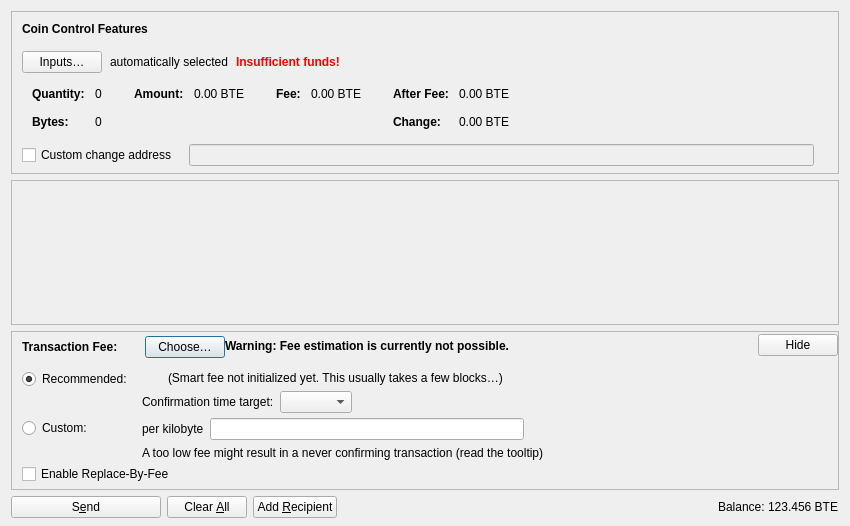
<?xml version="1.0" encoding="UTF-8"?>
<ui version="4.0">
 <class>SendCoinsDialog</class>
 <widget class="QDialog" name="SendCoinsDialog">
  <property name="geometry">
   <rect>
    <x>0</x>
    <y>0</y>
    <width>850</width>
    <height>526</height>
   </rect>
  </property>
  <property name="windowTitle">
   <string>Send Coins</string>
  </property>
  <layout class="QVBoxLayout" name="verticalLayout" stretch="0,1,0,0">
   <property name="bottomMargin">
    <number>8</number>
   </property>
   <item>
    <widget class="QFrame" name="frameCoinControl">
     <property name="sizePolicy">
      <sizepolicy hsizetype="Expanding" vsizetype="Expanding">
       <horstretch>0</horstretch>
       <verstretch>0</verstretch>
      </sizepolicy>
     </property>
     <property name="maximumSize">
      <size>
       <width>16777215</width>
       <height>16777215</height>
      </size>
     </property>
     <property name="frameShape">
      <enum>QFrame::StyledPanel</enum>
     </property>
     <property name="frameShadow">
      <enum>QFrame::Sunken</enum>
     </property>
     <layout class="QVBoxLayout" name="verticalLayoutCoinControl2">
      <property name="spacing">
       <number>0</number>
      </property>
      <property name="leftMargin">
       <number>0</number>
      </property>
      <property name="topMargin">
       <number>0</number>
      </property>
      <property name="rightMargin">
       <number>0</number>
      </property>
      <property name="bottomMargin">
       <number>6</number>
      </property>
      <item>
       <layout class="QVBoxLayout" name="verticalLayoutCoinControl" stretch="0,0,0,0,1">
        <property name="spacing">
         <number>0</number>
        </property>
        <property name="leftMargin">
         <number>10</number>
        </property>
        <property name="topMargin">
         <number>10</number>
        </property>
        <item>
         <layout class="QHBoxLayout" name="horizontalLayoutCoinControl1">
          <property name="bottomMargin">
           <number>15</number>
          </property>
          <item>
           <widget class="QLabel" name="labelCoinControlFeatures">
            <property name="sizePolicy">
             <sizepolicy hsizetype="Preferred" vsizetype="Maximum">
              <horstretch>0</horstretch>
              <verstretch>0</verstretch>
             </sizepolicy>
            </property>
            <property name="font">
             <font>
              <weight>75</weight>
              <bold>true</bold>
             </font>
            </property>
            <property name="styleSheet">
             <string notr="true">font-weight:bold;</string>
            </property>
            <property name="text">
             <string>Coin Control Features</string>
            </property>
           </widget>
          </item>
         </layout>
        </item>
        <item>
         <layout class="QHBoxLayout" name="horizontalLayoutCoinControl2" stretch="0,0,0,0">
          <property name="spacing">
           <number>8</number>
          </property>
          <property name="bottomMargin">
           <number>10</number>
          </property>
          <item>
           <widget class="QPushButton" name="pushButtonCoinControl">
            <property name="styleSheet">
             <string notr="true"/>
            </property>
            <property name="text">
             <string>Inputs…</string>
            </property>
            <property name="autoDefault">
             <bool>false</bool>
            </property>
           </widget>
          </item>
          <item>
           <widget class="QLabel" name="labelCoinControlAutomaticallySelected">
            <property name="text">
             <string>automatically selected</string>
            </property>
            <property name="margin">
             <number>5</number>
            </property>
           </widget>
          </item>
          <item>
           <widget class="QLabel" name="labelCoinControlInsuffFunds">
            <property name="font">
             <font>
              <weight>75</weight>
              <bold>true</bold>
             </font>
            </property>
            <property name="styleSheet">
             <string notr="true">color:red;font-weight:bold;</string>
            </property>
            <property name="text">
             <string>Insufficient funds!</string>
            </property>
            <property name="margin">
             <number>5</number>
            </property>
           </widget>
          </item>
          <item>
           <spacer name="horizontalSpacerCoinControl">
            <property name="orientation">
             <enum>Qt::Horizontal</enum>
            </property>
            <property name="sizeHint" stdset="0">
             <size>
              <width>40</width>
              <height>1</height>
             </size>
            </property>
           </spacer>
          </item>
         </layout>
        </item>
        <item>
         <widget class="QWidget" name="widgetCoinControl" native="true">
          <property name="sizePolicy">
           <sizepolicy hsizetype="Preferred" vsizetype="Preferred">
            <horstretch>0</horstretch>
            <verstretch>0</verstretch>
           </sizepolicy>
          </property>
          <property name="minimumSize">
           <size>
            <width>0</width>
            <height>0</height>
           </size>
          </property>
          <property name="styleSheet">
           <string notr="true"/>
          </property>
          <layout class="QHBoxLayout" name="horizontalLayoutCoinControl5">
           <property name="leftMargin">
            <number>0</number>
           </property>
           <property name="topMargin">
            <number>0</number>
           </property>
           <property name="rightMargin">
            <number>0</number>
           </property>
           <property name="bottomMargin">
            <number>0</number>
           </property>
           <item>
            <layout class="QHBoxLayout" name="horizontalLayoutCoinControl3" stretch="0,0,0,1">
             <property name="spacing">
              <number>20</number>
             </property>
             <property name="topMargin">
              <number>0</number>
             </property>
             <property name="bottomMargin">
              <number>10</number>
             </property>
             <item>
              <layout class="QFormLayout" name="formLayoutCoinControl1">
               <property name="labelAlignment">
                <set>Qt::AlignLeft|Qt::AlignVCenter</set>
               </property>
               <property name="horizontalSpacing">
                <number>10</number>
               </property>
               <property name="verticalSpacing">
                <number>14</number>
               </property>
               <property name="leftMargin">
                <number>10</number>
               </property>
               <property name="topMargin">
                <number>4</number>
               </property>
               <property name="rightMargin">
                <number>6</number>
               </property>
               <item row="0" column="0">
                <widget class="QLabel" name="labelCoinControlQuantityText">
                 <property name="font">
                  <font>
                   <weight>75</weight>
                   <bold>true</bold>
                  </font>
                 </property>
                 <property name="text">
                  <string>Quantity:</string>
                 </property>
                 <property name="margin">
                  <number>0</number>
                 </property>
                </widget>
               </item>
               <item row="0" column="1">
                <widget class="QLabel" name="labelCoinControlQuantity">
                 <property name="cursor">
                  <cursorShape>IBeamCursor</cursorShape>
                 </property>
                 <property name="contextMenuPolicy">
                  <enum>Qt::ActionsContextMenu</enum>
                 </property>
                 <property name="text">
                  <string notr="true">0</string>
                 </property>
                 <property name="margin">
                  <number>0</number>
                 </property>
                 <property name="textInteractionFlags">
                  <set>Qt::LinksAccessibleByMouse|Qt::TextSelectableByKeyboard|Qt::TextSelectableByMouse</set>
                 </property>
                </widget>
               </item>
               <item row="1" column="0">
                <widget class="QLabel" name="labelCoinControlBytesText">
                 <property name="font">
                  <font>
                   <weight>75</weight>
                   <bold>true</bold>
                  </font>
                 </property>
                 <property name="text">
                  <string>Bytes:</string>
                 </property>
                </widget>
               </item>
               <item row="1" column="1">
                <widget class="QLabel" name="labelCoinControlBytes">
                 <property name="cursor">
                  <cursorShape>IBeamCursor</cursorShape>
                 </property>
                 <property name="contextMenuPolicy">
                  <enum>Qt::ActionsContextMenu</enum>
                 </property>
                 <property name="text">
                  <string notr="true">0</string>
                 </property>
                 <property name="textInteractionFlags">
                  <set>Qt::LinksAccessibleByMouse|Qt::TextSelectableByKeyboard|Qt::TextSelectableByMouse</set>
                 </property>
                </widget>
               </item>
              </layout>
             </item>
             <item>
              <layout class="QFormLayout" name="formLayoutCoinControl2">
               <property name="horizontalSpacing">
                <number>10</number>
               </property>
               <property name="verticalSpacing">
                <number>14</number>
               </property>
               <property name="leftMargin">
                <number>6</number>
               </property>
               <property name="topMargin">
                <number>4</number>
               </property>
               <property name="rightMargin">
                <number>6</number>
               </property>
               <item row="0" column="0">
                <widget class="QLabel" name="labelCoinControlAmountText">
                 <property name="font">
                  <font>
                   <weight>75</weight>
                   <bold>true</bold>
                  </font>
                 </property>
                 <property name="text">
                  <string>Amount:</string>
                 </property>
                 <property name="margin">
                  <number>0</number>
                 </property>
                </widget>
               </item>
               <item row="0" column="1">
                <widget class="QLabel" name="labelCoinControlAmount">
                 <property name="cursor">
                  <cursorShape>IBeamCursor</cursorShape>
                 </property>
                 <property name="contextMenuPolicy">
                  <enum>Qt::ActionsContextMenu</enum>
                 </property>
                 <property name="text">
                  <string notr="true">0.00 BTE</string>
                 </property>
                 <property name="textInteractionFlags">
                  <set>Qt::LinksAccessibleByMouse|Qt::TextSelectableByKeyboard|Qt::TextSelectableByMouse</set>
                 </property>
                </widget>
               </item>
              </layout>
             </item>
             <item>
              <layout class="QFormLayout" name="formLayoutCoinControl3">
               <property name="horizontalSpacing">
                <number>10</number>
               </property>
               <property name="verticalSpacing">
                <number>14</number>
               </property>
               <property name="leftMargin">
                <number>6</number>
               </property>
               <property name="topMargin">
                <number>4</number>
               </property>
               <property name="rightMargin">
                <number>6</number>
               </property>
               <item row="0" column="0">
                <widget class="QLabel" name="labelCoinControlFeeText">
                 <property name="font">
                  <font>
                   <weight>75</weight>
                   <bold>true</bold>
                  </font>
                 </property>
                 <property name="text">
                  <string>Fee:</string>
                 </property>
                 <property name="margin">
                  <number>0</number>
                 </property>
                </widget>
               </item>
               <item row="0" column="1">
                <widget class="QLabel" name="labelCoinControlFee">
                 <property name="cursor">
                  <cursorShape>IBeamCursor</cursorShape>
                 </property>
                 <property name="contextMenuPolicy">
                  <enum>Qt::ActionsContextMenu</enum>
                 </property>
                 <property name="text">
                  <string notr="true">0.00 BTE</string>
                 </property>
                 <property name="textInteractionFlags">
                  <set>Qt::LinksAccessibleByMouse|Qt::TextSelectableByKeyboard|Qt::TextSelectableByMouse</set>
                 </property>
                </widget>
               </item>
              </layout>
             </item>
             <item>
              <layout class="QFormLayout" name="formLayoutCoinControl4">
               <property name="labelAlignment">
                <set>Qt::AlignLeft|Qt::AlignVCenter</set>
               </property>
               <property name="horizontalSpacing">
                <number>10</number>
               </property>
               <property name="verticalSpacing">
                <number>14</number>
               </property>
               <property name="leftMargin">
                <number>6</number>
               </property>
               <property name="topMargin">
                <number>4</number>
               </property>
               <property name="rightMargin">
                <number>6</number>
               </property>
               <item row="0" column="0">
                <widget class="QLabel" name="labelCoinControlAfterFeeText">
                 <property name="font">
                  <font>
                   <weight>75</weight>
                   <bold>true</bold>
                  </font>
                 </property>
                 <property name="text">
                  <string>After Fee:</string>
                 </property>
                 <property name="margin">
                  <number>0</number>
                 </property>
                </widget>
               </item>
               <item row="0" column="1">
                <widget class="QLabel" name="labelCoinControlAfterFee">
                 <property name="cursor">
                  <cursorShape>IBeamCursor</cursorShape>
                 </property>
                 <property name="contextMenuPolicy">
                  <enum>Qt::ActionsContextMenu</enum>
                 </property>
                 <property name="text">
                  <string notr="true">0.00 BTE</string>
                 </property>
                 <property name="textInteractionFlags">
                  <set>Qt::LinksAccessibleByMouse|Qt::TextSelectableByKeyboard|Qt::TextSelectableByMouse</set>
                 </property>
                </widget>
               </item>
               <item row="1" column="0">
                <widget class="QLabel" name="labelCoinControlChangeText">
                 <property name="font">
                  <font>
                   <weight>75</weight>
                   <bold>true</bold>
                  </font>
                 </property>
                 <property name="text">
                  <string>Change:</string>
                 </property>
                </widget>
               </item>
               <item row="1" column="1">
                <widget class="QLabel" name="labelCoinControlChange">
                 <property name="cursor">
                  <cursorShape>IBeamCursor</cursorShape>
                 </property>
                 <property name="contextMenuPolicy">
                  <enum>Qt::ActionsContextMenu</enum>
                 </property>
                 <property name="text">
                  <string notr="true">0.00 BTE</string>
                 </property>
                 <property name="textInteractionFlags">
                  <set>Qt::LinksAccessibleByMouse|Qt::TextSelectableByKeyboard|Qt::TextSelectableByMouse</set>
                 </property>
                </widget>
               </item>
              </layout>
             </item>
            </layout>
           </item>
          </layout>
         </widget>
        </item>
        <item>
         <layout class="QHBoxLayout" name="horizontalLayoutCoinControl4" stretch="0,0,0">
          <property name="spacing">
           <number>12</number>
          </property>
          <property name="sizeConstraint">
           <enum>QLayout::SetDefaultConstraint</enum>
          </property>
          <property name="topMargin">
           <number>5</number>
          </property>
          <property name="rightMargin">
           <number>5</number>
          </property>
          <item>
           <widget class="QCheckBox" name="checkBoxCoinControlChange">
            <property name="toolTip">
             <string>If this is activated, but the change address is empty or invalid, change will be sent to a newly generated address.</string>
            </property>
            <property name="text">
             <string>Custom change address</string>
            </property>
           </widget>
          </item>
          <item>
           <widget class="QValidatedLineEdit" name="lineEditCoinControlChange">
            <property name="enabled">
             <bool>false</bool>
            </property>
            <property name="sizePolicy">
             <sizepolicy hsizetype="Expanding" vsizetype="Fixed">
              <horstretch>0</horstretch>
              <verstretch>0</verstretch>
             </sizepolicy>
            </property>
           </widget>
          </item>
          <item>
           <widget class="QLabel" name="labelCoinControlChangeLabel">
            <property name="sizePolicy">
             <sizepolicy hsizetype="Preferred" vsizetype="Expanding">
              <horstretch>0</horstretch>
              <verstretch>0</verstretch>
             </sizepolicy>
            </property>
            <property name="minimumSize">
             <size>
              <width>0</width>
              <height>0</height>
             </size>
            </property>
            <property name="text">
             <string/>
            </property>
            <property name="margin">
             <number>3</number>
            </property>
           </widget>
          </item>
         </layout>
        </item>
        <item>
         <spacer name="verticalSpacerCoinControl">
          <property name="orientation">
           <enum>Qt::Vertical</enum>
          </property>
          <property name="sizeHint" stdset="0">
           <size>
            <width>800</width>
            <height>1</height>
           </size>
          </property>
         </spacer>
        </item>
       </layout>
      </item>
     </layout>
    </widget>
   </item>
   <item>
    <widget class="QScrollArea" name="scrollArea">
     <property name="widgetResizable">
      <bool>true</bool>
     </property>
     <widget class="QWidget" name="scrollAreaWidgetContents">
      <property name="geometry">
       <rect>
        <x>0</x>
        <y>0</y>
        <width>830</width>
        <height>104</height>
       </rect>
      </property>
      <layout class="QVBoxLayout" name="verticalLayout_2" stretch="0,1">
       <property name="leftMargin">
        <number>0</number>
       </property>
       <property name="topMargin">
        <number>0</number>
       </property>
       <property name="rightMargin">
        <number>0</number>
       </property>
       <property name="bottomMargin">
        <number>0</number>
       </property>
       <item>
        <layout class="QVBoxLayout" name="entries">
         <property name="spacing">
          <number>6</number>
         </property>
        </layout>
       </item>
       <item>
        <spacer name="verticalSpacer">
         <property name="orientation">
          <enum>Qt::Vertical</enum>
         </property>
         <property name="sizeHint" stdset="0">
          <size>
           <width>20</width>
           <height>40</height>
          </size>
         </property>
        </spacer>
       </item>
      </layout>
     </widget>
    </widget>
   </item>
   <item>
    <widget class="QFrame" name="frameFee">
     <property name="sizePolicy">
      <sizepolicy hsizetype="Expanding" vsizetype="Expanding">
       <horstretch>0</horstretch>
       <verstretch>0</verstretch>
      </sizepolicy>
     </property>
     <property name="maximumSize">
      <size>
       <width>16777215</width>
       <height>16777215</height>
      </size>
     </property>
     <property name="frameShape">
      <enum>QFrame::StyledPanel</enum>
     </property>
     <property name="frameShadow">
      <enum>QFrame::Sunken</enum>
     </property>
     <layout class="QVBoxLayout" name="verticalLayoutFee1">
      <property name="spacing">
       <number>0</number>
      </property>
      <property name="leftMargin">
       <number>0</number>
      </property>
      <property name="topMargin">
       <number>0</number>
      </property>
      <property name="rightMargin">
       <number>0</number>
      </property>
      <property name="bottomMargin">
       <number>0</number>
      </property>
      <item>
       <layout class="QVBoxLayout" name="verticalLayoutFee2" stretch="0,0,0">
        <property name="spacing">
         <number>0</number>
        </property>
        <property name="leftMargin">
         <number>10</number>
        </property>
        <property name="topMargin">
         <number>0</number>
        </property>
        <item>
         <layout class="QHBoxLayout" name="horizontalLayoutFee1">
          <property name="bottomMargin">
           <number>0</number>
          </property>
          <item>
           <layout class="QVBoxLayout" name="verticalLayoutFee7">
            <property name="spacing">
             <number>0</number>
            </property>
            <item>
             <spacer name="verticalSpacerSmartFee">
              <property name="orientation">
               <enum>Qt::Vertical</enum>
              </property>
              <property name="sizeType">
               <enum>QSizePolicy::Fixed</enum>
              </property>
              <property name="sizeHint" stdset="0">
               <size>
                <width>1</width>
                <height>4</height>
               </size>
              </property>
             </spacer>
            </item>
            <item>
             <layout class="QHBoxLayout" name="horizontalLayoutSmartFee">
              <property name="spacing">
               <number>10</number>
              </property>
              <item>
               <widget class="QLabel" name="labelFeeHeadline">
                <property name="sizePolicy">
                 <sizepolicy hsizetype="Preferred" vsizetype="Maximum">
                  <horstretch>0</horstretch>
                  <verstretch>0</verstretch>
                 </sizepolicy>
                </property>
                <property name="font">
                 <font>
                  <weight>75</weight>
                  <bold>true</bold>
                 </font>
                </property>
                <property name="styleSheet">
                 <string notr="true">font-weight:bold;</string>
                </property>
                <property name="text">
                 <string>Transaction Fee:</string>
                </property>
               </widget>
              </item>
              <item>
               <widget class="QLabel" name="labelFeeMinimized">
                <property name="text">
                 <string/>
                </property>
               </widget>
              </item>
              <item>
               <widget class="QPushButton" name="buttonChooseFee">
                <property name="text">
                 <string>Choose…</string>
                </property>
               </widget>
              </item>
             </layout>
            </item>
            <item>
             <spacer name="verticalSpacer_5">
              <property name="orientation">
               <enum>Qt::Vertical</enum>
              </property>
              <property name="sizeHint" stdset="0">
               <size>
                <width>1</width>
                <height>1</height>
               </size>
              </property>
             </spacer>
            </item>
           </layout>
          </item>
          <item>
           <widget class="QLabel" name="fallbackFeeWarningLabel">
            <property name="toolTip">
             <string>Using the fallbackfee can result in sending a transaction that will take several hours or days (or never) to confirm. Consider choosing your fee manually or wait until you have validated the complete chain.</string>
            </property>
            <property name="font">
            <font>
                <weight>75</weight>
                <bold>true</bold>
            </font>
            </property>
            <property name="text">
             <string>Warning: Fee estimation is currently not possible.</string>
            </property>
            <property name="wordWrap">
             <bool>false</bool>
            </property>
           </widget>
          </item>
          <item>
           <spacer name="horizontalSpacer_4">
            <property name="orientation">
             <enum>Qt::Horizontal</enum>
            </property>
            <property name="sizeType">
             <enum>QSizePolicy::MinimumExpanding</enum>
            </property>
            <property name="sizeHint" stdset="0">
             <size>
              <width>40</width>
              <height>20</height>
             </size>
            </property>
           </spacer>
          </item>
          <item>
           <widget class="QPushButton" name="buttonMinimizeFee">
            <property name="toolTip">
             <string>Hide transaction fee settings</string>
            </property>
            <property name="text">
             <string>Hide</string>
            </property>
           </widget>
          </item>
         </layout>
        </item>
        <item>
         <widget class="QFrame" name="frameFeeSelection">
          <layout class="QVBoxLayout" name="verticalLayoutFee12">
           <property name="spacing">
            <number>0</number>
           </property>
           <property name="leftMargin">
            <number>0</number>
           </property>
           <property name="topMargin">
            <number>0</number>
           </property>
           <property name="rightMargin">
            <number>0</number>
           </property>
           <property name="bottomMargin">
            <number>0</number>
           </property>
           <item>
            <layout class="QGridLayout" name="gridLayoutFee">
             <property name="topMargin">
              <number>10</number>
             </property>
             <property name="bottomMargin">
              <number>4</number>
             </property>
             <property name="horizontalSpacing">
              <number>10</number>
             </property>
             <property name="verticalSpacing">
              <number>4</number>
             </property>
             <item row="1" column="1">
              <layout class="QVBoxLayout" name="verticalLayoutFee8">
               <property name="spacing">
                <number>6</number>
               </property>
               <item>
                <layout class="QHBoxLayout" name="horizontalLayoutFee13">
                 <item>
                  <widget class="QLabel" name="labelCustomPerKilobyte">
                   <property name="toolTip">
                    <string>Specify a custom fee per kB (1,000 bytes) of the transaction's virtual size.

Note:  Since the fee is calculated on a per-byte basis, a fee rate of "100 satoshis per kvB" for a transaction size of 500 virtual bytes (half of 1 kvB) would ultimately yield a fee of only 50 satoshis.</string>
                   </property>
                   <property name="text">
                    <string>per kilobyte</string>
                   </property>
                  </widget>
                 </item>
                 <item>
                  <widget class="BitcoinAmountField" name="customFee"/>
                 </item>
                 <item>
                  <spacer name="horizontalSpacer_6">
                   <property name="orientation">
                    <enum>Qt::Horizontal</enum>
                   </property>
                   <property name="sizeHint" stdset="0">
                    <size>
                     <width>1</width>
                     <height>1</height>
                    </size>
                   </property>
                  </spacer>
                 </item>
                </layout>
               </item>
               <item>
                <layout class="QHBoxLayout" name="horizontalLayoutFee8">
                 <item>
                  <widget class="QLabel" name="labelCustomFeeWarning">
                   <property name="enabled">
                    <bool>true</bool>
                   </property>
                   <property name="toolTip">
                    <string>When there is less transaction volume than space in the blocks, miners as well as relaying nodes may enforce a minimum fee. Paying only this minimum fee is just fine, but be aware that this can result in a never confirming transaction once there is more demand for bytecoin transactions than the network can process.</string>
                   </property>
                   <property name="text">
                    <string>A too low fee might result in a never confirming transaction (read the tooltip)</string>
                   </property>
                  </widget>
                 </item>
                 <item>
                  <spacer name="horizontalSpacer_2">
                   <property name="orientation">
                    <enum>Qt::Horizontal</enum>
                   </property>
                   <property name="sizeHint" stdset="0">
                    <size>
                     <width>1</width>
                     <height>1</height>
                    </size>
                   </property>
                  </spacer>
                 </item>
                </layout>
               </item>
              </layout>
             </item>
             <item row="0" column="0">
              <layout class="QVBoxLayout" name="verticalLayoutFee4" stretch="0,1">
               <item>
                <widget class="QRadioButton" name="radioSmartFee">
                 <property name="text">
                  <string>Recommended:</string>
                 </property>
                 <property name="checked">
                  <bool>true</bool>
                 </property>
                 <attribute name="buttonGroup">
                  <string notr="true">groupFee</string>
                 </attribute>
                </widget>
               </item>
               <item>
                <spacer name="verticalSpacer_2">
                 <property name="orientation">
                  <enum>Qt::Vertical</enum>
                 </property>
                 <property name="sizeHint" stdset="0">
                  <size>
                   <width>1</width>
                   <height>1</height>
                  </size>
                 </property>
                </spacer>
               </item>
              </layout>
             </item>
             <item row="1" column="0">
              <layout class="QVBoxLayout" name="verticalLayoutFee9" stretch="0,1">
               <item>
                <widget class="QRadioButton" name="radioCustomFee">
                 <property name="text">
                  <string>Custom:</string>
                 </property>
                 <attribute name="buttonGroup">
                  <string notr="true">groupFee</string>
                 </attribute>
                </widget>
               </item>
               <item>
                <spacer name="verticalSpacer_6">
                 <property name="orientation">
                  <enum>Qt::Vertical</enum>
                 </property>
                 <property name="sizeHint" stdset="0">
                  <size>
                   <width>1</width>
                   <height>1</height>
                  </size>
                 </property>
                </spacer>
               </item>
              </layout>
             </item>
             <item row="0" column="1">
              <layout class="QVBoxLayout" name="verticalLayoutFee3" stretch="0,0,1">
               <property name="spacing">
                <number>6</number>
               </property>
               <property name="topMargin">
                <number>2</number>
               </property>
               <item>
                <layout class="QHBoxLayout" name="horizontalLayoutFee12">
                 <item>
                  <widget class="QLabel" name="labelSmartFee">
                   <property name="text">
                    <string/>
                   </property>
                  </widget>
                 </item>
                 <item>
                  <widget class="QLabel" name="labelFeeEstimation">
                   <property name="text">
                    <string/>
                   </property>
                  </widget>
                 </item>
                 <item>
                  <widget class="QLabel" name="labelSmartFee2">
                   <property name="text">
                    <string>(Smart fee not initialized yet. This usually takes a few blocks…)</string>
                   </property>
                  </widget>
                 </item>
                 <item>
                  <spacer name="horizontalSpacer_5">
                   <property name="orientation">
                    <enum>Qt::Horizontal</enum>
                   </property>
                   <property name="sizeHint" stdset="0">
                    <size>
                     <width>1</width>
                     <height>1</height>
                    </size>
                   </property>
                  </spacer>
                 </item>
                </layout>
               </item>
               <item>
                <layout class="QHBoxLayout" name="horizontalLayoutFee9">
                 <item>
                  <layout class="QVBoxLayout" name="verticalLayoutFee6">
                   <item>
                    <widget class="QLabel" name="labelSmartFee3">
                     <property name="text">
                      <string>Confirmation time target:</string>
                     </property>
                    </widget>
                   </item>
                  </layout>
                 </item>
                 <item>
                  <layout class="QVBoxLayout" name="verticalLayoutFee5">
                   <property name="rightMargin">
                    <number>30</number>
                   </property>
                   <item>
                    <layout class="QHBoxLayout" name="horizontalLayoutConfTarget">
                     <property name="bottomMargin">
                      <number>0</number>
                     </property>
                     <item>
                      <widget class="QComboBox" name="confTargetSelector"/>
                     </item>
                     <item>
                      <spacer name="horizontalSpacerConfTarget">
                       <property name="orientation">
                        <enum>Qt::Horizontal</enum>
                       </property>
                       <property name="sizeHint" stdset="0">
                        <size>
                         <width>40</width>
                         <height>20</height>
                        </size>
                       </property>
                      </spacer>
                     </item>
                    </layout>
                   </item>
                  </layout>
                 </item>
                </layout>
               </item>
               <item>
                <spacer name="verticalSpacer_4">
                 <property name="orientation">
                  <enum>Qt::Vertical</enum>
                 </property>
                 <property name="sizeHint" stdset="0">
                  <size>
                   <width>1</width>
                   <height>1</height>
                  </size>
                 </property>
                </spacer>
               </item>
              </layout>
             </item>
            </layout>
           </item>
           <item>
            <widget class="QCheckBox" name="optInRBF">
             <property name="text">
              <string>Enable Replace-By-Fee</string>
             </property>
             <property name="toolTip">
              <string>With Replace-By-Fee (BIP-125) you can increase a transaction's fee after it is sent. Without this, a higher fee may be recommended to compensate for increased transaction delay risk.</string>
             </property>
            </widget>
           </item>
          </layout>
         </widget>
        </item>
        <item>
         <spacer name="verticalSpacerFee">
          <property name="orientation">
           <enum>Qt::Vertical</enum>
          </property>
          <property name="sizeHint" stdset="0">
           <size>
            <width>40</width>
            <height>5</height>
           </size>
          </property>
         </spacer>
        </item>
       </layout>
      </item>
     </layout>
    </widget>
   </item>
   <item>
    <layout class="QHBoxLayout" name="horizontalLayout">
     <item>
      <widget class="QPushButton" name="sendButton">
       <property name="minimumSize">
        <size>
         <width>150</width>
         <height>0</height>
        </size>
       </property>
       <property name="toolTip">
        <string>Confirm the send action</string>
       </property>
       <property name="text">
        <string>S&amp;end</string>
       </property>
       <property name="icon">
        <iconset resource="../bitcoin.qrc">
         <normaloff>:/icons/send</normaloff>:/icons/send</iconset>
       </property>
       <property name="autoDefault">
        <bool>false</bool>
       </property>
       <property name="default">
        <bool>false</bool>
       </property>
      </widget>
     </item>
     <item>
      <widget class="QPushButton" name="clearButton">
       <property name="sizePolicy">
        <sizepolicy hsizetype="Minimum" vsizetype="Fixed">
         <horstretch>0</horstretch>
         <verstretch>0</verstretch>
        </sizepolicy>
       </property>
       <property name="toolTip">
        <string>Clear all fields of the form.</string>
       </property>
       <property name="text">
        <string>Clear &amp;All</string>
       </property>
       <property name="icon">
        <iconset resource="../bitcoin.qrc">
         <normaloff>:/icons/remove</normaloff>:/icons/remove</iconset>
       </property>
       <property name="autoDefault">
        <bool>false</bool>
       </property>
      </widget>
     </item>
     <item>
      <widget class="QPushButton" name="addButton">
       <property name="toolTip">
        <string>Send to multiple recipients at once</string>
       </property>
       <property name="text">
        <string>Add &amp;Recipient</string>
       </property>
       <property name="icon">
        <iconset resource="../bitcoin.qrc">
         <normaloff>:/icons/add</normaloff>:/icons/add</iconset>
       </property>
       <property name="autoDefault">
        <bool>false</bool>
       </property>
      </widget>
     </item>
     <item>
      <spacer name="horizontalSpacer">
       <property name="orientation">
        <enum>Qt::Horizontal</enum>
       </property>
       <property name="sizeHint" stdset="0">
        <size>
         <width>40</width>
         <height>20</height>
        </size>
       </property>
      </spacer>
     </item>
     <item>
      <layout class="QHBoxLayout" name="horizontalLayout_2">
       <property name="spacing">
        <number>3</number>
       </property>
       <item>
        <widget class="QLabel" name="labelBalanceName">
         <property name="sizePolicy">
          <sizepolicy hsizetype="Preferred" vsizetype="Fixed">
           <horstretch>0</horstretch>
           <verstretch>0</verstretch>
          </sizepolicy>
         </property>
         <property name="text">
          <string>Balance:</string>
         </property>
        </widget>
       </item>
       <item>
        <widget class="QLabel" name="labelBalance">
         <property name="sizePolicy">
          <sizepolicy hsizetype="Preferred" vsizetype="Fixed">
           <horstretch>0</horstretch>
           <verstretch>0</verstretch>
          </sizepolicy>
         </property>
         <property name="cursor">
          <cursorShape>IBeamCursor</cursorShape>
         </property>
         <property name="text">
          <string notr="true">123.456 BTE</string>
         </property>
         <property name="textInteractionFlags">
          <set>Qt::LinksAccessibleByMouse|Qt::TextSelectableByKeyboard|Qt::TextSelectableByMouse</set>
         </property>
        </widget>
       </item>
      </layout>
     </item>
    </layout>
   </item>
  </layout>
 </widget>
 <customwidgets>
  <customwidget>
   <class>QValidatedLineEdit</class>
   <extends>QLineEdit</extends>
   <header>qt/qvalidatedlineedit.h</header>
  </customwidget>
  <customwidget>
   <class>BitcoinAmountField</class>
   <extends>QLineEdit</extends>
   <header>qt/bitcoinamountfield.h</header>
   <container>1</container>
  </customwidget>
 </customwidgets>
 <resources>
  <include location="../bitcoin.qrc"/>
 </resources>
 <connections/>
 <buttongroups>
  <buttongroup name="groupFee"/>
 </buttongroups>
</ui>
